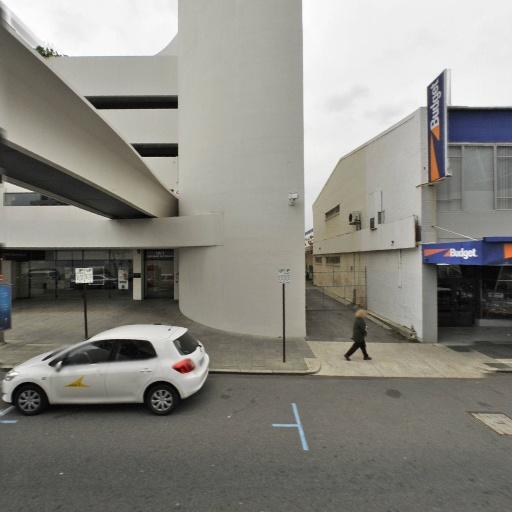
//> input picture testing/ColourDetector/img0.jpeg, 512 x 512 px
$ ./test ../../ColourDetector/img0.jpeg   (built with g++ and OpenCV 4)
//> lines starting //> are read from the running program, lines starting //| are printed output that depends on the picture
#include <cstdlib>
#include <iostream>
using namespace std;

#include <CannyOperator.h>
#include <HoughLinesOperator.h>
#include <HoughCirclesOperator.h>
#include <ConnectedComponents.h>
#include <HarrisKeypoints.h>
#include <WatershedOperator.h>
using namespace RFeatures;

#include <Exceptions.h>
using namespace rlib;
#include <ImageProcess.h>
#include <Histogram1D.h>
using namespace rlib::ImageProcess;


cv::Mat createCrossSE( int dim)
{
    if ( dim % 2 == 0)
        throw InvalidImageException( "Structuring Element dimensions must be odd!");

    cv::Mat se( dim, dim, CV_8U, cv::Scalar(0));
    se.row( dim/2).setTo(1);    // Integer division
    se.col( dim/2).setTo(1);    // Integer division

    return se;
}   // end createCrossSE


// Does a double unsharp mask on the image and reduces the colour space.
cv::Mat getEdgeHighlightedImage( const cv::Mat &img)
{
    cv::Mat imgL1;
    cv::GaussianBlur( img, imgL1, cv::Size(5,5), 1.5);
    imgL1 = 1.7*img - imgL1;

    colourReduce( imgL1, imgL1, 4);
    imgL1 = Histogram1D::stretch( imgL1);

    cv::Mat imgL2;
    cv::GaussianBlur( imgL1, imgL2, cv::Size(5,5), 1.5);
    imgL2 = 1.5*imgL1 - imgL2;

    cv::Mat imgL3;
    cv::GaussianBlur( imgL2, imgL3, cv::Size(5,5), 1.5);
    imgL3 = 1.3*imgL2 - imgL3;

    cv::Mat imgL4 = 0.7*imgL1 - 0.43*imgL2 + 1.21*imgL3;
    return 0.9*imgL4 + 0.4*img;
}   // end getEdgeHighlightedImage


// Return binary image with foreground pixels as white
cv::Mat getForeground( const cv::Mat &image)
{
    cv::Mat img = getEdgeHighlightedImage( image);

    //cv::namedWindow("Canny Input Image");
    //cv::imshow("Canny Input Image", img);

    CannyOperator co( img, 170, 200);
    cv::Mat fgImg = co.getEdgeImage();

    //cv::namedWindow("Canny Output Image");
    //cv::imshow("Canny Output Image", fgImg);

    // Overlay with thicker lines
    HoughLinesOperator hlo( co, 70, 20, 10);
    HoughLinesOperator::drawLines( hlo.findLines(), fgImg, cv::Scalar(255), 2);

    // Overlay with found circles
    cv::Mat imgC = image.clone();
    cv::GaussianBlur( imgC, imgC, cv::Size(3,3), 1.5);
    cv::medianBlur( imgC, imgC, 3);
    HoughCirclesOperator hco( imgC, 200, 35, 50, 7, 80);
    HoughCirclesOperator::drawCircles( hco.findCircles(), fgImg, cv::Scalar(255), 4);

    //cv::namedWindow("Hough Adjusted Image");
    //cv::imshow("Hough Adjusted Image", fgImg);

    // Find and draw corners
    HarrisKeypoints corners( img, 100, 0.1, 10);
    corners.draw( corners.find(), &fgImg);

    // Dilate lines with an emphasis on horizontal and vertical lines (diamond structuring element)
    cv::Mat diamondSE( 5, 5, CV_8U, cv::Scalar(1));

    diamondSE.row(0).setTo(0);
    diamondSE.row(4).setTo(0);
    diamondSE.col(0).setTo(0);
    diamondSE.col(4).setTo(0);
    diamondSE.at<uchar>(0,2) = 1;
    diamondSE.at<uchar>(4,2) = 1;
    diamondSE.at<uchar>(2,0) = 1;
    diamondSE.at<uchar>(2,4) = 1;

    cv::morphologyEx( fgImg, fgImg, cv::MORPH_CLOSE, diamondSE);

    //cv::namedWindow("Morphologically Adjusted Image");
    //cv::imshow("Morphologically Adjusted Image", fgImg);

    // Derive connected components and filter those that are too small.
    ContoursVector cvs = ConnectedComponents( fgImg, 22).findComponents();
    cv::Mat retImg( fgImg.size(), fgImg.type(), cv::Scalar(0)); // Blank image
    ConnectedComponents::drawContours( cvs, retImg, cv::Scalar(255), -1);
    cv::dilate( retImg, retImg, cv::Mat(), cv::Point(-1,-1), 3);

    return retImg;
}   // end getForeground


cv::Mat formMarkersImage( const cv::Mat &fgImg)
{
    int bgCol = 128;

    // Background is simply the inverse of a severely dilated foreground with some
    // contextual removal from top and bottom.
    cv::Mat bgImg;
    cv::dilate( fgImg, bgImg, cv::Mat(), cv::Point(-1,-1), 25);  // Dilate foreground a lot
    cv::threshold( bgImg, bgImg, 1, bgCol, cv::THRESH_BINARY_INV);    // Background set as grey (128)

    bgImg += fgImg; // add the foreground components

    // Contextual background given as bands at top and bottom of the image.
    // Within these areas, we do not expect to see any interesting objects.
    int topBgWidth = 90;    // Draw top band
    cv::rectangle( bgImg, cv::Rect(0,0, bgImg.cols, topBgWidth), cv::Scalar(bgCol), CV_FILLED);
    int botBgWidth = 60;    // Draw bottom band
    cv::rectangle( bgImg, cv::Rect(0, bgImg.rows - botBgWidth, bgImg.cols, botBgWidth), cv::Scalar(bgCol), CV_FILLED);

    return bgImg;
}   // end formMarkersImage


int main( int argc, char **argv)
{
    cv::Mat image = cv::imread(argv[1]); // Load as colour
//> image is the input picture: 512 rows x 512 cols, CV_8UC3; mean B, G, R 128.7, 135.4, 137
    if ( image.empty())
    {
        cerr << "No image loaded!" << endl;
        return EXIT_FAILURE;
    }   // end if

    cv::Mat greyImg;    // Convert to single channel grey image
    cv::cvtColor( image, greyImg, CV_BGR2GRAY);
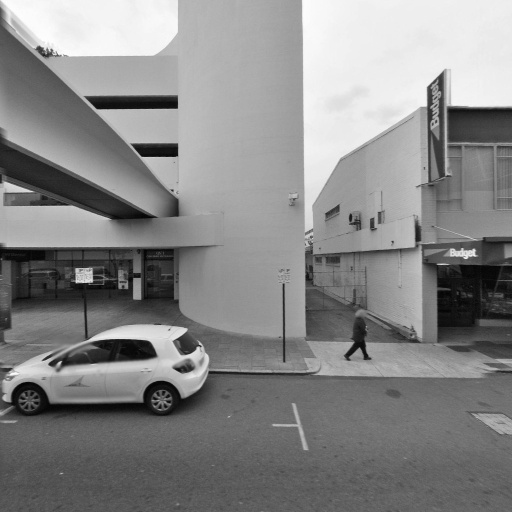
//> greyImg: 512 rows x 512 cols, CV_8UC1; min 2, max 255, mean 135.1

    // Show original image
    cv::namedWindow("Original");
    cv::imshow("Original", image);

    cv::Mat fgImg = getForeground( greyImg);
//> in getEdgeHighlightedImage, `imgL1 = 1.7*img - imgL1;`:
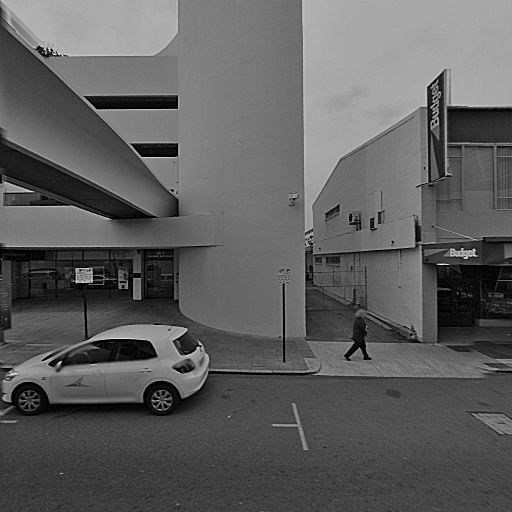
//> imgL1: 512 rows x 512 cols, CV_8UC1; min 0, max 255, mean 94.7
//> (the run ends here: the program needs code that is not available in this run, at `colourReduce( imgL1, imgL1, 4);`)
